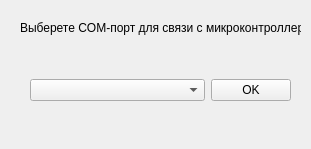
<?xml version="1.0" encoding="UTF-8"?>
<ui version="4.0">
 <class>portSelection</class>
 <widget class="QWidget" name="portSelection">
  <property name="geometry">
   <rect>
    <x>0</x>
    <y>0</y>
    <width>311</width>
    <height>149</height>
   </rect>
  </property>
  <property name="sizePolicy">
   <sizepolicy hsizetype="Fixed" vsizetype="Fixed">
    <horstretch>0</horstretch>
    <verstretch>0</verstretch>
   </sizepolicy>
  </property>
  <property name="minimumSize">
   <size>
    <width>311</width>
    <height>149</height>
   </size>
  </property>
  <property name="maximumSize">
   <size>
    <width>311</width>
    <height>149</height>
   </size>
  </property>
  <property name="windowTitle">
   <string>Выбор COM-порта</string>
  </property>
  <widget class="QWidget" name="horizontalLayoutWidget">
   <property name="geometry">
    <rect>
     <x>30</x>
     <y>50</y>
     <width>261</width>
     <height>80</height>
    </rect>
   </property>
   <layout class="QHBoxLayout" name="horizontalLayout">
    <item>
     <widget class="QComboBox" name="comboBox_ports"/>
    </item>
    <item>
     <widget class="QPushButton" name="pushButton_ok">
      <property name="sizePolicy">
       <sizepolicy hsizetype="Fixed" vsizetype="Fixed">
        <horstretch>0</horstretch>
        <verstretch>0</verstretch>
       </sizepolicy>
      </property>
      <property name="text">
       <string>OK</string>
      </property>
     </widget>
    </item>
   </layout>
  </widget>
  <widget class="QLabel" name="label">
   <property name="geometry">
    <rect>
     <x>20</x>
     <y>20</y>
     <width>281</width>
     <height>16</height>
    </rect>
   </property>
   <property name="text">
    <string>Выберете COM-порт для связи с микроконтроллером</string>
   </property>
  </widget>
 </widget>
 <resources/>
 <connections/>
</ui>
